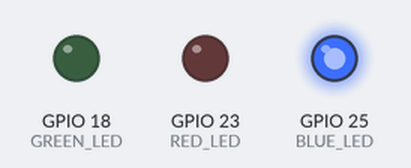
A program run on a simulated Raspberry Pi (BCM pin numbers). On the bench: output pins drawn as LEDs (lit = HIGH).

Above: at 0.5 s.
At 1.5 s:
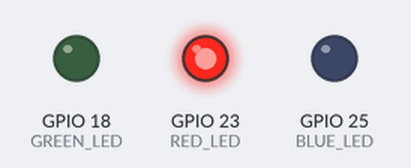
At 5.5 s:
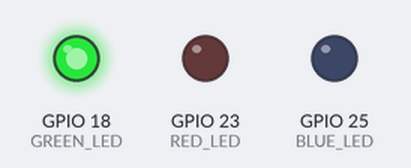
Timing chart, 0 to 6.9 s (numbered marks = the images above):
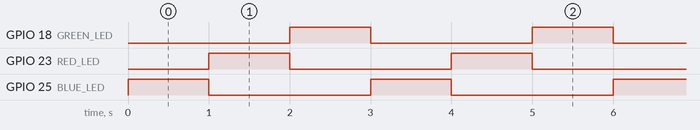

The program:

raspi-cycle.py
```python
#!/usr/bin/env python

import RPi.GPIO as GPIO, time

DEBUG = 1

CYCLE_FREQ = 1

GPIO.setmode(GPIO.BCM)
GREEN_LED = 18
RED_LED = 23
BLUE_LED = 25
GPIO.setup(GREEN_LED, GPIO.OUT)
GPIO.setup(RED_LED, GPIO.OUT)
GPIO.setup(BLUE_LED, GPIO.OUT)

state = 0
states = [BLUE_LED, RED_LED, GREEN_LED]


def cycle():
    global state, states
    GPIO.output(GREEN_LED, states[state] == GREEN_LED)
    GPIO.output(RED_LED, states[state] == RED_LED)
    GPIO.output(BLUE_LED, states[state] == BLUE_LED)
    state = (state + 1) % 3


while True:
    cycle()
    time.sleep(CYCLE_FREQ)
```

Measured:
- by itself, GPIO 18 (GREEN_LED), GPIO 23 (RED_LED), GPIO 25 (BLUE_LED): alternates HIGH for 1.0 s and LOW for 2.0 s
- by itself, everything shown: repeats every 3.0 s, in 3 steps
